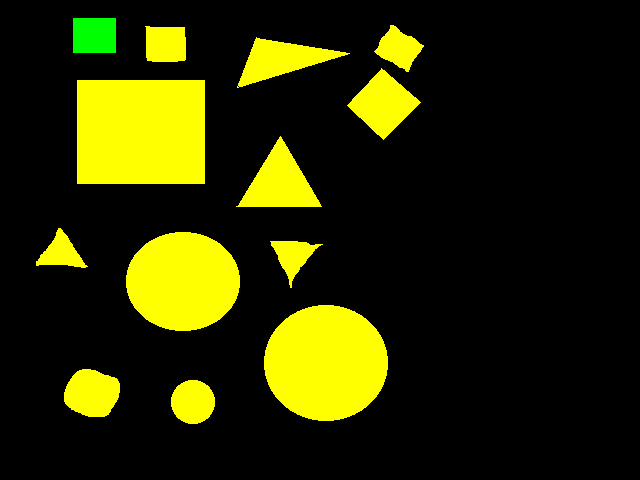
//> input picture src/entrenamiento/prueba2.png, 640 x 480 px
$ ./main entrenamiento/prueba2.png entrenamiento/prueba2.png   (built with g++ and OpenCV 4)
//> lines starting //> are read from the running program, lines starting //| are printed output that depends on the picture; after the words box and inside, x2 and y2 are one past the last pixel; in counts of white or black regions, pixels touching at a corner belong together

#include <iostream>
#include <fstream>
#include <sstream>
#include <iomanip>
#include <opencv/cv.h>
#include <opencv/highgui.h>
#include <fann.h>
#include <cvblob.h>

using namespace std;
using namespace cvb;

#define AREA_MAX 50000
#define AREA_MIN 250
#define MAX_VERTICES 100.0f
#define ENTRADAS_RED 3
#define CONST_SIMP 3.0f

//funcion que calcula el cuadrado de la maxima distancia al centroide de un poligono
double getMaxDistAlVaricentro(const double & xc, const double & yc, const CvContourPolygon & poly) {
    double max =0.0f;
    std::vector<CvPoint>::const_iterator it = poly.begin();
    while (it!=poly.end()) {
        double x1 = (*it).x-xc;
        double y1 = (*it).y-yc;
        double sqNorma = x1*x1+y1*y1;
        if (sqNorma>max) max=sqNorma;
        it++;
    }
    return max;
}

//funcion que calcula el promedio del cuadrado de la distancia al centroide de un poligono
double getPromedioSqDistancias(const double & xc, const double & yc, const CvContourPolygon & poly) {

    double suma=0;
    std::vector<CvPoint>::const_iterator it = poly.begin();
    while (it!=poly.end()) {
        double x1 = (*it).x-xc;
        double y1 = (*it).y-yc;
        double sqNorma = x1*x1+y1*y1;
        suma+=sqNorma;
        it++;
    }
    return suma/poly.size();
}

//funcion que devuelve el nombre de la figura que corresponde a la salida de la red neuronal
string getNombreFigura(const double & s1,const double & s2,const double & s3) {
    if ((s1>s2)&&(s1>s3)) return "Cuadrado";
    if ((s2>s1)&&(s2>s3)) return "Triangulo";
    if ((s3>s1)&&(s3>s2)) return "Circulo";
}

//funcion que calcula el area del minimo rectangulo que contiene al blob
double calcularAreaMinBoundingBox(const CvContourPolygon & poly) {
    CvMemStorage* MemStorage = cvCreateMemStorage(0);
    CvSeq * seq = cvCreateSeq(CV_SEQ_ELTYPE_POINT, sizeof(CvSeq),sizeof(CvPoint), MemStorage);
    cvSeqPushMulti( seq,&poly[0],poly.size());
    CvBox2D minBoundingBox = cvMinAreaRect2(seq);
    return (minBoundingBox.size.width*minBoundingBox.size.height);
}


int main(int argc, char** argv)
{

    if ((argv[1]==NULL)||(argv[2]==NULL)) {
        cerr << "Debe especificar un archivo de imagen a analizar y la red neuronal a utilizar."<<endl;
        exit(1);
    };

    //ruta del archivo de imagen y red neuronal a utilizar
    char * archivoImagen= argv[1];
    char * archivoRed= argv[2];

    //cargo imagen a procesar
    IplImage *img = cvLoadImage(archivoImagen, 1);
//> img is the input picture: 480 rows x 640 cols, CV_8UC3; mean B, G, R 0, 42.8, 41.5

    //convierto la imagen a escala de grises
    IplImage *grey = cvCreateImage(cvGetSize(img), IPL_DEPTH_8U, 1);
    cvCvtColor(img, grey, CV_BGR2GRAY);
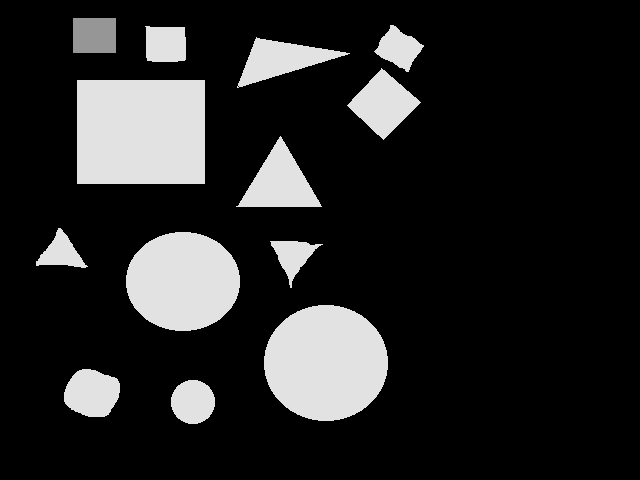
//> grey: 480 rows x 640 cols, CV_8UC1; min 0, max 226, mean 37.5
    cvThreshold(grey, grey, 100, 255, CV_THRESH_BINARY);
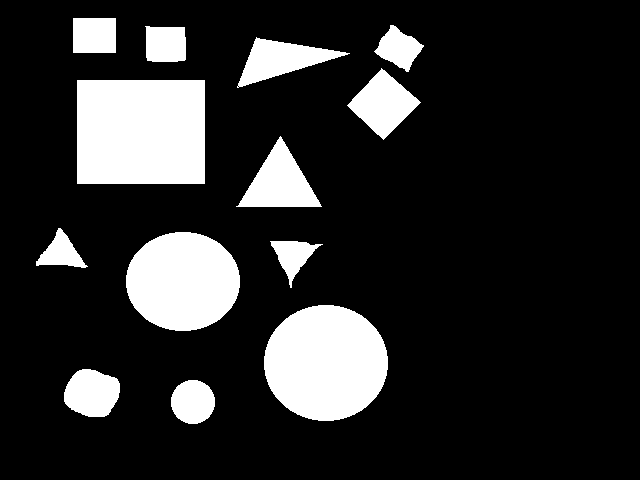
//> grey: 480 rows x 640 cols, CV_8UC1; 16.8% white; 13 white regions, largest, box (x1, y1, x2, y2) and area: (77, 80, 205, 184) 13312, (264, 305, 388, 421) 11292, (126, 232, 240, 331) 8866
//> (the run ends here: the program needs code that is not available in this run, at `IplImage *labelImg = cvCreateImage(cvGetSize(grey),IPL_DEPTH_LABEL,1);`)
